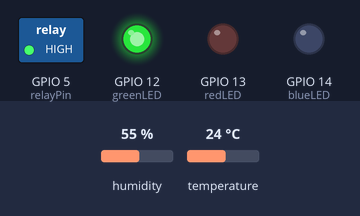
The sketch below on a simulated ESP8266 (NodeMCU). On the bench: switched loads named in the sketch (green lamp = pin HIGH), output pins drawn as LEDs (lit = HIGH). The inputs (shaded band) are chosen by the test bench; at power-on: temperature 24 °C, humidity 55 %. WiFi joins after 1.5 s; servers stay silent unless stated; what the sketch prints to the serial monitor is not drawn.

Above: at 2.7 s.
2.8 s: temperature set to 28 °C
4.7 s: temperature set to 31 °C
At 5.9 s:
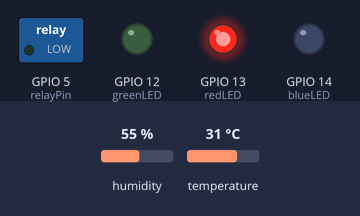
7.0 s: temperature set to 12 °C
At 8.3 s:
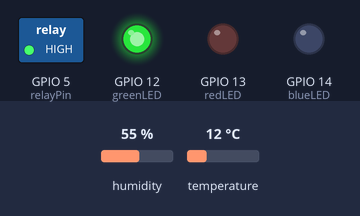
9.1 s: temperature set to 33 °C
At 10.7 s:
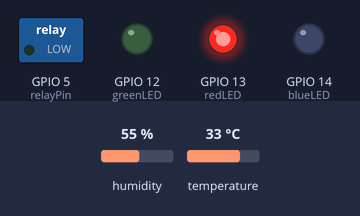
Timing chart, 0 to 12.1 s (numbered marks = the images above; inputs shaded):
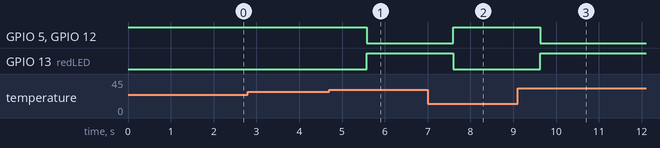

Measured:
- the behaviour switches between 29 and 30 °C on temperature (found by bisection; images 0 and 1)
- after the input at 2.8 s, every drawn part: stays the same
- after the input at 4.7 s, GPIO 5 (relayPin), GPIO 12 (greenLED): HIGH → LOW after 0.88 s; GPIO 13 (redLED): LOW → HIGH after 0.88 s
- after the input at 7.0 s, GPIO 5 (relayPin), GPIO 12 (greenLED): LOW → HIGH after 0.60 s; GPIO 13 (redLED): HIGH → LOW after 0.60 s
- after the input at 9.1 s, GPIO 5 (relayPin), GPIO 12 (greenLED): HIGH → LOW after 0.52 s; GPIO 13 (redLED): LOW → HIGH after 0.52 s

The sketch:

zaritech_climate_actuator.ino
```cpp
// (licence header left out)
#include <ESP8266WiFi.h>
#include <DHT.h>

// DHT Sensor Topology Configuration
#define DHTPIN 2       // D4 (GPIO2)
#define DHTTYPE DHT11
DHT dht(DHTPIN, DHTTYPE);

// Enterprise Network Credentials
const char* ssid = "ZARITECH_SECURE_WIFI";
const char* password = "ZARITECH_ENTERPRISE_PASS";

// Hardware Actuator and LED Mapping
const int relayPin  = 5;  // D1 - Actuator Relay
const int blueLED   = 14; // D5 - Humidity / Cooling State
const int greenLED  = 12; // D6 - Normal Standby State
const int redLED    = 13; // D7 - Thermal Alert State

// Automation Thresholds
const float CRITICAL_TEMP_THRESHOLD = 30.0; // Celsius

WiFiServer climateServer(80);

void setup() {
  Serial.begin(115200);

  // Initialize Digital Output Nodes
  pinMode(relayPin, OUTPUT);
  pinMode(blueLED, OUTPUT);
  pinMode(greenLED, OUTPUT);
  pinMode(redLED, OUTPUT);

  // Set Safe Default Topologies (Active-Low Relay Disengaged)
  digitalWrite(relayPin, HIGH);
  digitalWrite(blueLED, LOW);
  digitalWrite(greenLED, HIGH); // System safe indicator active
  digitalWrite(redLED, LOW);

  // Initialize Climate Telemetry Bus
  dht.begin();
  Serial.println("\n[ZARITECH SYSTEM] Initializing Climate Telemetry Substrate...");

  // Establish Secure Network Connection
  WiFi.begin(ssid, password);
  while (WiFi.status() != WL_CONNECTED) {
    delay(500);
    Serial.print(".");
  }

  climateServer.begin();
  Serial.println("\n[ZARITECH SYSTEM] Local Infrastructure Node Online.");
  Serial.print("[ZARITECH SYSTEM] Assigned Local IP Address: ");
  Serial.println(WiFi.localIP());
}

void loop() {
  // Read Local Environmental Sensory Strings
  float humidity = dht.readHumidity();
  float temperature = dht.readTemperature();

  // Validate Sensor Integrity Check
  if (isnan(humidity) || isnan(temperature)) {
    Serial.println("[ZARITECH ERROR] Failed to parse DHT telemetry string!");
    return;
  }

  // Autonomous Threshold Control Core
  if (temperature >= CRITICAL_TEMP_THRESHOLD) {
    digitalWrite(relayPin, LOW);  // Engage Relay (Cooling/Exhaust On)
    digitalWrite(redLED, HIGH);   // Fire Alarm Signal
    digitalWrite(greenLED, LOW);
  } else {
    digitalWrite(relayPin, HIGH); // Disengage Relay
    digitalWrite(redLED, LOW);
    digitalWrite(greenLED, HIGH);
  }

  // Handle Wireless Server Connections
  WiFiClient client = climateServer.available();
  if (!client) return;

  String request = client.readStringUntil('\r');
  client.flush();

  // Render Industrial Responsive Telemetry Web Panel
  serveClimateDashboard(client, temperature, humidity);
  delay(1);
}

// Technical Web Server HTML Dashboard Renderer
void serveClimateDashboard(WiFiClient& client, float temp, float hum) {
  client.println("HTTP/1.1 200 OK");
  client.println("Content-Type: text/html");
  client.println("Connection: close");
  client.println("");

  client.println("<!DOCTYPE HTML><html><head><meta name=\"viewport\" content=\"width=device-width, initial-scale=1\">");
  client.println("<title>Zaritech Climate Hub</title>");
  client.println("<style>body{font-family:Arial,sans-serif; text-align:center; background-color:#111827; color:#f9fafb;}");
  client.println(".panel{max-width:550px; margin:50px auto; padding:30px; background:#1f2937; border-radius:8px;}");
  client.println(".data-grid{display:flex; justify-content:space-around; margin:25px 0;}");
  client.println(".data-card{background:#374151; padding:20px; border-radius:6px; width:40%;}");
  client.println(".val{font-size:32px; font-weight:bold; color:#10b981;}</style></head>");

  client.println("<body><div class=\"panel\">");
  client.println("<h1>Zaritech Environmental Actuation Terminal</h1>");
  client.println("<p>Infrastructure Core: <strong>Zaritech Dynamics</strong></p><hr>");
  client.println("<div class=\"data-grid\">");
  client.println("<div class=\"data-card\"><h3>Temperature</h3><div class=\"val\">" + String(temp, 1) + " °C</div></div>");
  client.println("<div class=\"data-card\"><h3>Humidity</h3><div class=\"val\">" + String(hum, 1) + " %</div></div>");
  client.println("</div>");
  client.println("<p>Automated Grid Limit Target: <strong>" + String(CRITICAL_TEMP_THRESHOLD, 1) + " °C</strong></p>");
  client.println("</div></body></html>");
}
```
